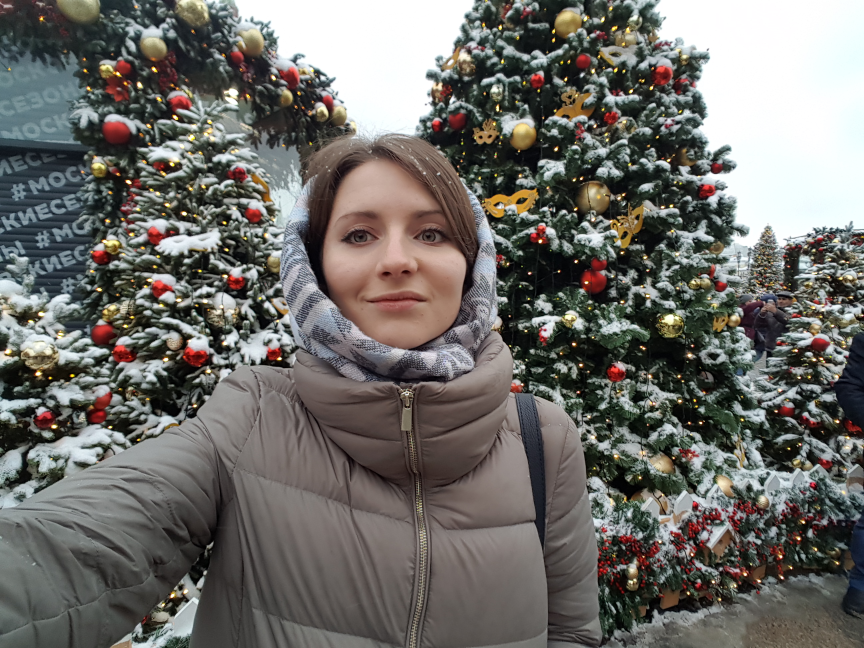
//> input picture ww5/ex_me.jpg, 2592 x 1944 px, given in place of , which was not available (shown at 1/3 size)
$ ./main   (built with g++ and OpenCV 4)
//> lines starting //> are read from the running program, lines starting //| are printed output that depends on the picture; after the words box and inside, x2 and y2 are one past the last pixel; in counts of white or black regions, pixels touching at a corner belong together; pictures that were not available may be replaced by others from this repository, and a replacement may not be noted
#include <vector>
#include <iostream>
#include <cstdlib>
#include <fstream>
#include <algorithm>
#include <opencv2/opencv.hpp>
#include <opencv2/objdetect.hpp>
#include <opencv2/core/core.hpp>
#include <opencv2/highgui/highgui.hpp>
#include <opencv2/features2d.hpp>
#include <opencv2/xfeatures2d.hpp>
#include <opencv2/xfeatures2d/nonfree.hpp>
#include <opencv2/calib3d.hpp>
#include <opencv2/imgproc.hpp>
#include <opencv2/core/utility.hpp>
#include <opencv2/core/ocl.hpp>
#include "opencv2/imgcodecs.hpp"
#include <opencv2/core/types.hpp>
#include <opencv2/ml/ml.hpp>

using namespace std;

bool face_detection = false;
bool bow = false;
string img_path = "";

void show(string window_name, cv::Mat img)
{
    cv::namedWindow(window_name, cv::WINDOW_AUTOSIZE);
    cv::moveWindow(window_name, 700, 150);
    cv::imshow(window_name, img);
    cv::waitKey(0);
};

// [86 lines left out: functions fileExists, printUsage, parseCmdArgs, not called in this run]

void haar_cascade() {
    cv::CascadeClassifier face_cascade("haarcascade_frontalface_alt.xml");
    cv::CascadeClassifier eyes_cascade("haarcascade_eye_tree_eyeglasses.xml");

    cv::Mat example_pic = cv::imread(img_path);
//> example_pic is the input picture: 1944 rows x 2592 cols, CV_8UC3; mean B, G, R 104.6, 108.8, 110.8
    cv::resize(example_pic, example_pic, cv::Size(), 0.25, 0.25);
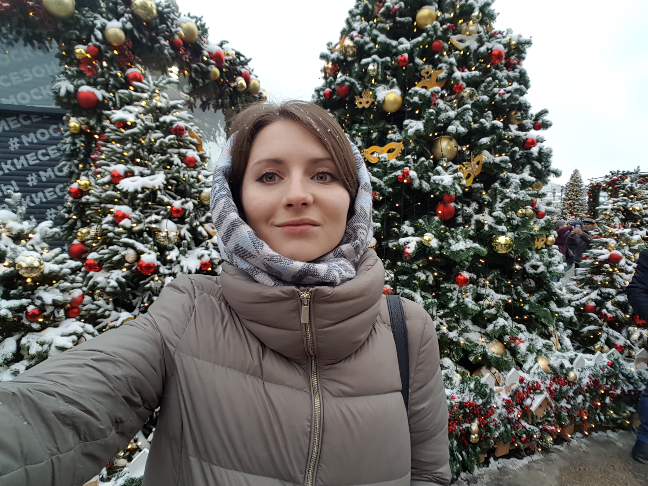
//> example_pic: 486 rows x 648 cols, CV_8UC3; mean B, G, R 104.7, 108.9, 110.9

    cv::Mat frame_gray;
    cvtColor(example_pic, frame_gray, cv::COLOR_BGR2GRAY);
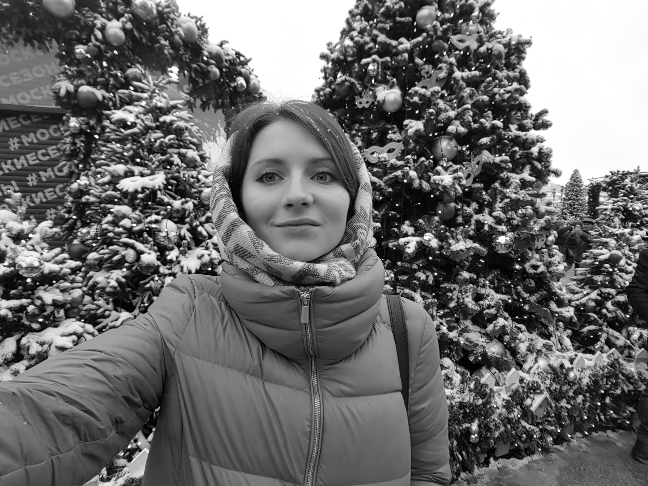
//> frame_gray: 486 rows x 648 cols, CV_8UC1; min 0, max 255, mean 109.1
    cv::equalizeHist(frame_gray, frame_gray);
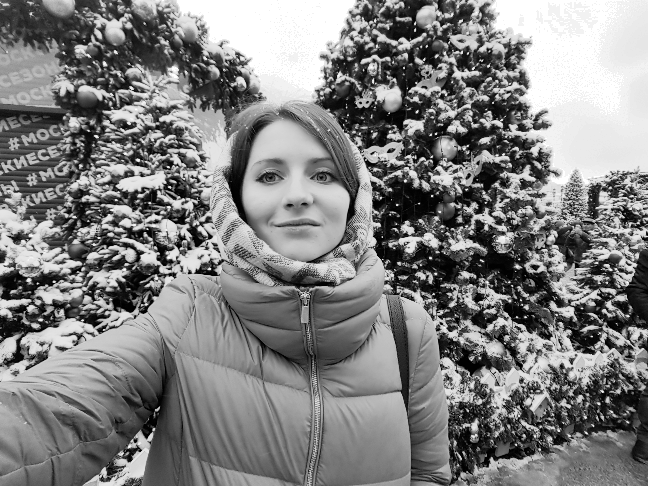
//> frame_gray: 486 rows x 648 cols, CV_8UC1; min 0, max 255, mean 128.5

    std::vector<cv::Rect> faces;
    face_cascade.detectMultiScale(frame_gray, faces);
//> faces = 1 Rect (x, y, width, height): [230, 122, 132, 132]

    for (size_t i = 0; i < faces.size(); i++)
    {
        cv::Point center(faces[i].x + faces[i].width / 2, faces[i].y + faces[i].height / 2);
        ellipse(example_pic, center, cv::Size(faces[i].width / 2, faces[i].height / 2), 0, 0, 360, cv::Scalar(255, 0, 255), 4);
        cv::Mat faceROI = frame_gray(faces[i]);

        std::vector<cv::Rect> eyes;
        eyes_cascade.detectMultiScale(faceROI, eyes);
        for (size_t j = 0; j < eyes.size(); j++)
        {
            cv::Point eye_center(faces[i].x + eyes[j].x + eyes[j].width / 2, faces[i].y + eyes[j].y + eyes[j].height / 2);
            int radius = cvRound((eyes[j].width + eyes[j].height) * 0.25);
            circle(example_pic, eye_center, radius, cv::Scalar(255, 0, 0), 4);
        }
    }
//> this loop made 1 pass
//> center on pass 1: Point(296, 188)
//> pass 1, in haar_cascade, `cv::Mat faceROI = frame_gray(faces[i]);`:
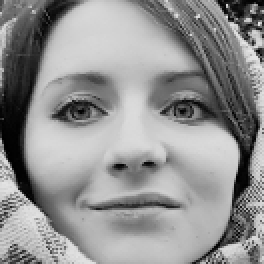
//> faceROI: 132 rows x 132 cols, CV_8UC1 (shown 2 times larger); min 0, max 229, mean 145.3
//> after the loop:
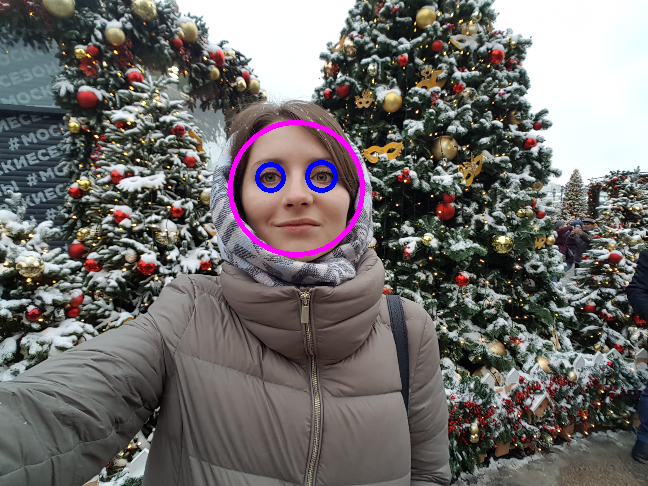
//> example_pic: 486 rows x 648 cols, CV_8UC3; 0.92% of pixels changed, all inside (x1, y1, x2, y2) = (228, 120, 365, 257)

    show("Face detection", example_pic);
}

// http://www.vision.caltech.edu/Image_Datasets/Caltech101/
const string DATASET_PATH = "\\101_ObjectCategories\\";
const string IMAGE_EXT = ".jpg";
const int DICT_SIZE = 230;
// [143 lines left out: functions readDetectCompute, getDataVector, test, bow_method, main, not called in this run]

// added to run one function of the file
int main() { haar_cascade(); }
